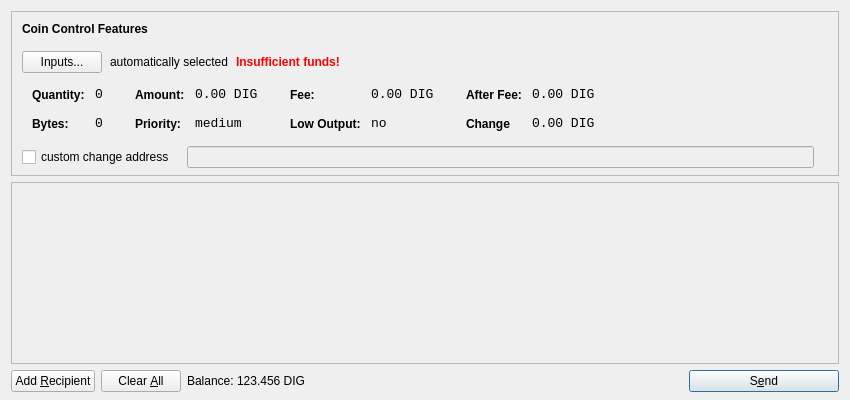
<?xml version="1.0" encoding="UTF-8"?>
<ui version="4.0">
 <class>SendCoinsDialog</class>
 <widget class="QDialog" name="SendCoinsDialog">
  <property name="geometry">
   <rect>
    <x>0</x>
    <y>0</y>
    <width>850</width>
    <height>400</height>
   </rect>
  </property>
  <property name="windowTitle">
   <string>Send Coins</string>
  </property>
  <layout class="QVBoxLayout" name="verticalLayout" stretch="0,1,0">
   <property name="bottomMargin">
    <number>8</number>
   </property>
   <item>
    <widget class="QFrame" name="frameCoinControl">
     <property name="sizePolicy">
      <sizepolicy hsizetype="Expanding" vsizetype="Expanding">
       <horstretch>0</horstretch>
       <verstretch>0</verstretch>
      </sizepolicy>
     </property>
     <property name="maximumSize">
      <size>
       <width>16777215</width>
       <height>16777215</height>
      </size>
     </property>
     <property name="frameShape">
      <enum>QFrame::StyledPanel</enum>
     </property>
     <property name="frameShadow">
      <enum>QFrame::Sunken</enum>
     </property>
     <layout class="QVBoxLayout" name="verticalLayoutCoinControl2">
      <property name="spacing">
       <number>-1</number>
      </property>
      <property name="leftMargin">
       <number>0</number>
      </property>
      <property name="topMargin">
       <number>0</number>
      </property>
      <property name="rightMargin">
       <number>0</number>
      </property>
      <property name="bottomMargin">
       <number>6</number>
      </property>
      <item>
       <layout class="QVBoxLayout" name="verticalLayoutCoinControl" stretch="0,0,0,0,1">
        <property name="spacing">
         <number>0</number>
        </property>
        <property name="leftMargin">
         <number>10</number>
        </property>
        <property name="topMargin">
         <number>10</number>
        </property>
        <item>
         <layout class="QHBoxLayout" name="horizontalLayoutCoinControl1">
          <property name="bottomMargin">
           <number>15</number>
          </property>
          <item>
           <widget class="QLabel" name="labelCoinControlFeatures">
            <property name="sizePolicy">
             <sizepolicy hsizetype="Preferred" vsizetype="Maximum">
              <horstretch>0</horstretch>
              <verstretch>0</verstretch>
             </sizepolicy>
            </property>
            <property name="font">
             <font>
              <weight>75</weight>
              <bold>true</bold>
             </font>
            </property>
            <property name="styleSheet">
             <string notr="true">font-weight:bold;</string>
            </property>
            <property name="text">
             <string>Coin Control Features</string>
            </property>
           </widget>
          </item>
         </layout>
        </item>
        <item>
         <layout class="QHBoxLayout" name="horizontalLayoutCoinControl2" stretch="0,0,0,0">
          <property name="spacing">
           <number>8</number>
          </property>
          <property name="bottomMargin">
           <number>10</number>
          </property>
          <item>
           <widget class="QPushButton" name="pushButtonCoinControl">
            <property name="styleSheet">
             <string notr="true"/>
            </property>
            <property name="text">
             <string>Inputs...</string>
            </property>
           </widget>
          </item>
          <item>
           <widget class="QLabel" name="labelCoinControlAutomaticallySelected">
            <property name="text">
             <string>automatically selected</string>
            </property>
            <property name="margin">
             <number>5</number>
            </property>
           </widget>
          </item>
          <item>
           <widget class="QLabel" name="labelCoinControlInsuffFunds">
            <property name="font">
             <font>
              <weight>75</weight>
              <bold>true</bold>
             </font>
            </property>
            <property name="styleSheet">
             <string notr="true">color:red;font-weight:bold;</string>
            </property>
            <property name="text">
             <string>Insufficient funds!</string>
            </property>
            <property name="margin">
             <number>5</number>
            </property>
           </widget>
          </item>
          <item>
           <spacer name="horizontalSpacerCoinControl">
            <property name="orientation">
             <enum>Qt::Horizontal</enum>
            </property>
            <property name="sizeHint" stdset="0">
             <size>
              <width>40</width>
              <height>1</height>
             </size>
            </property>
           </spacer>
          </item>
         </layout>
        </item>
        <item>
         <widget class="QWidget" name="widgetCoinControl" native="true">
          <property name="sizePolicy">
           <sizepolicy hsizetype="Preferred" vsizetype="Preferred">
            <horstretch>0</horstretch>
            <verstretch>0</verstretch>
           </sizepolicy>
          </property>
          <property name="minimumSize">
           <size>
            <width>0</width>
            <height>0</height>
           </size>
          </property>
          <property name="styleSheet">
           <string notr="true"/>
          </property>
          <layout class="QHBoxLayout" name="horizontalLayoutCoinControl5">
           <property name="margin">
            <number>0</number>
           </property>
           <item>
            <layout class="QHBoxLayout" name="horizontalLayoutCoinControl3" stretch="0,0,0,1">
             <property name="spacing">
              <number>20</number>
             </property>
             <property name="topMargin">
              <number>0</number>
             </property>
             <property name="bottomMargin">
              <number>10</number>
             </property>
             <item>
              <layout class="QFormLayout" name="formLayoutCoinControl1">
               <property name="horizontalSpacing">
                <number>10</number>
               </property>
               <property name="verticalSpacing">
                <number>14</number>
               </property>
               <property name="leftMargin">
                <number>10</number>
               </property>
               <property name="topMargin">
                <number>4</number>
               </property>
               <property name="rightMargin">
                <number>6</number>
               </property>
               <item row="0" column="0">
                <widget class="QLabel" name="labelCoinControlQuantityText">
                 <property name="styleSheet">
                  <string notr="true">font-weight:bold;</string>
                 </property>
                 <property name="text">
                  <string>Quantity:</string>
                 </property>
                 <property name="margin">
                  <number>0</number>
                 </property>
                </widget>
               </item>
               <item row="0" column="1">
                <widget class="QLabel" name="labelCoinControlQuantity">
                 <property name="font">
                  <font>
                   <family>Monospace</family>
                   <pointsize>10</pointsize>
                  </font>
                 </property>
                 <property name="cursor">
                  <cursorShape>IBeamCursor</cursorShape>
                 </property>
                 <property name="contextMenuPolicy">
                  <enum>Qt::ActionsContextMenu</enum>
                 </property>
                 <property name="text">
                  <string>0</string>
                 </property>
                 <property name="margin">
                  <number>0</number>
                 </property>
                 <property name="textInteractionFlags">
                  <set>Qt::LinksAccessibleByMouse|Qt::TextSelectableByKeyboard|Qt::TextSelectableByMouse</set>
                 </property>
                </widget>
               </item>
               <item row="1" column="0">
                <widget class="QLabel" name="labelCoinControlBytesText">
                 <property name="styleSheet">
                  <string notr="true">font-weight:bold;</string>
                 </property>
                 <property name="text">
                  <string>Bytes:</string>
                 </property>
                </widget>
               </item>
               <item row="1" column="1">
                <widget class="QLabel" name="labelCoinControlBytes">
                 <property name="font">
                  <font>
                   <family>Monospace</family>
                   <pointsize>10</pointsize>
                  </font>
                 </property>
                 <property name="cursor">
                  <cursorShape>IBeamCursor</cursorShape>
                 </property>
                 <property name="contextMenuPolicy">
                  <enum>Qt::ActionsContextMenu</enum>
                 </property>
                 <property name="text">
                  <string>0</string>
                 </property>
                 <property name="textInteractionFlags">
                  <set>Qt::LinksAccessibleByMouse|Qt::TextSelectableByKeyboard|Qt::TextSelectableByMouse</set>
                 </property>
                </widget>
               </item>
              </layout>
             </item>
             <item>
              <layout class="QFormLayout" name="formLayoutCoinControl2">
               <property name="horizontalSpacing">
                <number>10</number>
               </property>
               <property name="verticalSpacing">
                <number>14</number>
               </property>
               <property name="leftMargin">
                <number>6</number>
               </property>
               <property name="topMargin">
                <number>4</number>
               </property>
               <property name="rightMargin">
                <number>6</number>
               </property>
               <item row="0" column="0">
                <widget class="QLabel" name="labelCoinControlAmountText">
                 <property name="styleSheet">
                  <string notr="true">font-weight:bold;</string>
                 </property>
                 <property name="text">
                  <string>Amount:</string>
                 </property>
                 <property name="margin">
                  <number>0</number>
                 </property>
                </widget>
               </item>
               <item row="0" column="1">
                <widget class="QLabel" name="labelCoinControlAmount">
                 <property name="font">
                  <font>
                   <family>Monospace</family>
                   <pointsize>10</pointsize>
                  </font>
                 </property>
                 <property name="cursor">
                  <cursorShape>IBeamCursor</cursorShape>
                 </property>
                 <property name="contextMenuPolicy">
                  <enum>Qt::ActionsContextMenu</enum>
                 </property>
                 <property name="text">
                  <string notr="true">0.00 DIG</string>
                 </property>
                 <property name="textInteractionFlags">
                  <set>Qt::LinksAccessibleByMouse|Qt::TextSelectableByKeyboard|Qt::TextSelectableByMouse</set>
                 </property>
                </widget>
               </item>
               <item row="1" column="0">
                <widget class="QLabel" name="labelCoinControlPriorityText">
                 <property name="styleSheet">
                  <string notr="true">font-weight:bold;</string>
                 </property>
                 <property name="text">
                  <string>Priority:</string>
                 </property>
                </widget>
               </item>
               <item row="1" column="1">
                <widget class="QLabel" name="labelCoinControlPriority">
                 <property name="font">
                  <font>
                   <family>Monospace</family>
                   <pointsize>10</pointsize>
                  </font>
                 </property>
                 <property name="cursor">
                  <cursorShape>IBeamCursor</cursorShape>
                 </property>
                 <property name="contextMenuPolicy">
                  <enum>Qt::ActionsContextMenu</enum>
                 </property>
                 <property name="text">
                  <string>medium</string>
                 </property>
                 <property name="textInteractionFlags">
                  <set>Qt::LinksAccessibleByMouse|Qt::TextSelectableByKeyboard|Qt::TextSelectableByMouse</set>
                 </property>
                </widget>
               </item>
              </layout>
             </item>
             <item>
              <layout class="QFormLayout" name="formLayoutCoinControl3">
               <property name="horizontalSpacing">
                <number>10</number>
               </property>
               <property name="verticalSpacing">
                <number>14</number>
               </property>
               <property name="leftMargin">
                <number>6</number>
               </property>
               <property name="topMargin">
                <number>4</number>
               </property>
               <property name="rightMargin">
                <number>6</number>
               </property>
               <item row="0" column="0">
                <widget class="QLabel" name="labelCoinControlFeeText">
                 <property name="styleSheet">
                  <string notr="true">font-weight:bold;</string>
                 </property>
                 <property name="text">
                  <string>Fee:</string>
                 </property>
                 <property name="margin">
                  <number>0</number>
                 </property>
                </widget>
               </item>
               <item row="0" column="1">
                <widget class="QLabel" name="labelCoinControlFee">
                 <property name="font">
                  <font>
                   <family>Monospace</family>
                   <pointsize>10</pointsize>
                  </font>
                 </property>
                 <property name="cursor">
                  <cursorShape>IBeamCursor</cursorShape>
                 </property>
                 <property name="contextMenuPolicy">
                  <enum>Qt::ActionsContextMenu</enum>
                 </property>
                 <property name="text">
                  <string notr="true">0.00 DIG</string>
                 </property>
                 <property name="textInteractionFlags">
                  <set>Qt::LinksAccessibleByMouse|Qt::TextSelectableByKeyboard|Qt::TextSelectableByMouse</set>
                 </property>
                </widget>
               </item>
               <item row="1" column="0">
                <widget class="QLabel" name="labelCoinControlLowOutputText">
                 <property name="styleSheet">
                  <string notr="true">font-weight:bold;</string>
                 </property>
                 <property name="text">
                  <string>Low Output:</string>
                 </property>
                </widget>
               </item>
               <item row="1" column="1">
                <widget class="QLabel" name="labelCoinControlLowOutput">
                 <property name="font">
                  <font>
                   <family>Monospace</family>
                   <pointsize>10</pointsize>
                  </font>
                 </property>
                 <property name="cursor">
                  <cursorShape>IBeamCursor</cursorShape>
                 </property>
                 <property name="contextMenuPolicy">
                  <enum>Qt::ActionsContextMenu</enum>
                 </property>
                 <property name="text">
                  <string>no</string>
                 </property>
                 <property name="textInteractionFlags">
                  <set>Qt::LinksAccessibleByMouse|Qt::TextSelectableByKeyboard|Qt::TextSelectableByMouse</set>
                 </property>
                </widget>
               </item>
              </layout>
             </item>
             <item>
              <layout class="QFormLayout" name="formLayoutCoinControl4">
               <property name="horizontalSpacing">
                <number>10</number>
               </property>
               <property name="verticalSpacing">
                <number>14</number>
               </property>
               <property name="leftMargin">
                <number>6</number>
               </property>
               <property name="topMargin">
                <number>4</number>
               </property>
               <property name="rightMargin">
                <number>6</number>
               </property>
               <item row="0" column="0">
                <widget class="QLabel" name="labelCoinControlAfterFeeText">
                 <property name="styleSheet">
                  <string notr="true">font-weight:bold;</string>
                 </property>
                 <property name="text">
                  <string>After Fee:</string>
                 </property>
                 <property name="margin">
                  <number>0</number>
                 </property>
                </widget>
               </item>
               <item row="0" column="1">
                <widget class="QLabel" name="labelCoinControlAfterFee">
                 <property name="font">
                  <font>
                   <family>Monospace</family>
                   <pointsize>10</pointsize>
                  </font>
                 </property>
                 <property name="cursor">
                  <cursorShape>IBeamCursor</cursorShape>
                 </property>
                 <property name="contextMenuPolicy">
                  <enum>Qt::ActionsContextMenu</enum>
                 </property>
                 <property name="text">
                  <string notr="true">0.00 DIG</string>
                 </property>
                 <property name="textInteractionFlags">
                  <set>Qt::LinksAccessibleByMouse|Qt::TextSelectableByKeyboard|Qt::TextSelectableByMouse</set>
                 </property>
                </widget>
               </item>
               <item row="1" column="0">
                <widget class="QLabel" name="labelCoinControlChangeText">
                 <property name="styleSheet">
                  <string notr="true">font-weight:bold;</string>
                 </property>
                 <property name="text">
                  <string>Change</string>
                 </property>
                </widget>
               </item>
               <item row="1" column="1">
                <widget class="QLabel" name="labelCoinControlChange">
                 <property name="font">
                  <font>
                   <family>Monospace</family>
                   <pointsize>10</pointsize>
                  </font>
                 </property>
                 <property name="cursor">
                  <cursorShape>IBeamCursor</cursorShape>
                 </property>
                 <property name="contextMenuPolicy">
                  <enum>Qt::ActionsContextMenu</enum>
                 </property>
                 <property name="text">
                  <string notr="true">0.00 DIG</string>
                 </property>
                 <property name="textInteractionFlags">
                  <set>Qt::LinksAccessibleByMouse|Qt::TextSelectableByKeyboard|Qt::TextSelectableByMouse</set>
                 </property>
                </widget>
               </item>
              </layout>
             </item>
            </layout>
           </item>
          </layout>
         </widget>
        </item>
        <item>
         <layout class="QHBoxLayout" name="horizontalLayoutCoinControl4" stretch="0,0,0">
          <property name="spacing">
           <number>12</number>
          </property>
          <property name="sizeConstraint">
           <enum>QLayout::SetDefaultConstraint</enum>
          </property>
          <property name="topMargin">
           <number>5</number>
          </property>
          <property name="rightMargin">
           <number>5</number>
          </property>
          <item>
           <widget class="QCheckBox" name="checkBoxCoinControlChange">
            <property name="text">
             <string>custom change address</string>
            </property>
           </widget>
          </item>
          <item>
           <widget class="QLineEdit" name="lineEditCoinControlChange">
            <property name="enabled">
             <bool>false</bool>
            </property>
            <property name="sizePolicy">
             <sizepolicy hsizetype="Expanding" vsizetype="Fixed">
              <horstretch>0</horstretch>
              <verstretch>0</verstretch>
             </sizepolicy>
            </property>
           </widget>
          </item>
          <item>
           <widget class="QLabel" name="labelCoinControlChangeLabel">
            <property name="sizePolicy">
             <sizepolicy hsizetype="Preferred" vsizetype="Expanding">
              <horstretch>0</horstretch>
              <verstretch>0</verstretch>
             </sizepolicy>
            </property>
            <property name="minimumSize">
             <size>
              <width>0</width>
              <height>0</height>
             </size>
            </property>
            <property name="text">
             <string/>
            </property>
            <property name="margin">
             <number>3</number>
            </property>
           </widget>
          </item>
         </layout>
        </item>
        <item>
         <spacer name="verticalSpacerCoinControl">
          <property name="orientation">
           <enum>Qt::Vertical</enum>
          </property>
          <property name="sizeHint" stdset="0">
           <size>
            <width>800</width>
            <height>1</height>
           </size>
          </property>
         </spacer>
        </item>
       </layout>
      </item>
     </layout>
    </widget>
   </item>
   <item>
    <widget class="QScrollArea" name="scrollArea">
     <property name="widgetResizable">
      <bool>true</bool>
     </property>
     <widget class="QWidget" name="scrollAreaWidgetContents">
      <property name="geometry">
       <rect>
        <x>0</x>
        <y>0</y>
        <width>830</width>
        <height>165</height>
       </rect>
      </property>
      <layout class="QVBoxLayout" name="verticalLayout_2">
       <property name="margin">
        <number>0</number>
       </property>
       <item>
        <layout class="QVBoxLayout" name="entries">
         <property name="spacing">
          <number>6</number>
         </property>
        </layout>
       </item>
       <item>
        <spacer name="verticalSpacer">
         <property name="orientation">
          <enum>Qt::Vertical</enum>
         </property>
         <property name="sizeHint" stdset="0">
          <size>
           <width>20</width>
           <height>40</height>
          </size>
         </property>
        </spacer>
       </item>
      </layout>
     </widget>
    </widget>
   </item>
   <item>
    <layout class="QHBoxLayout" name="horizontalLayout">
     <item>
      <widget class="QPushButton" name="addButton">
       <property name="toolTip">
        <string>Send to multiple recipients at once</string>
       </property>
       <property name="text">
        <string>Add &amp;Recipient</string>
       </property>
       <property name="autoDefault">
        <bool>false</bool>
       </property>
      </widget>
     </item>
     <item>
      <widget class="QPushButton" name="clearButton">
       <property name="sizePolicy">
        <sizepolicy hsizetype="Minimum" vsizetype="Fixed">
         <horstretch>0</horstretch>
         <verstretch>0</verstretch>
        </sizepolicy>
       </property>
       <property name="toolTip">
        <string>Remove all transaction fields</string>
       </property>
       <property name="text">
        <string>Clear &amp;All</string>
       </property>
       <property name="autoRepeatDelay">
        <number>300</number>
       </property>
       <property name="autoDefault">
        <bool>false</bool>
       </property>
      </widget>
     </item>
     <item>
      <layout class="QHBoxLayout" name="horizontalLayout_2">
       <property name="spacing">
        <number>3</number>
       </property>
       <item>
        <widget class="QLabel" name="label">
         <property name="sizePolicy">
          <sizepolicy hsizetype="Preferred" vsizetype="Fixed">
           <horstretch>0</horstretch>
           <verstretch>0</verstretch>
          </sizepolicy>
         </property>
         <property name="text">
          <string>Balance:</string>
         </property>
        </widget>
       </item>
       <item>
        <widget class="QLabel" name="labelBalance">
         <property name="sizePolicy">
          <sizepolicy hsizetype="Preferred" vsizetype="Fixed">
           <horstretch>0</horstretch>
           <verstretch>0</verstretch>
          </sizepolicy>
         </property>
         <property name="cursor">
          <cursorShape>IBeamCursor</cursorShape>
         </property>
         <property name="text">
          <string notr="true">123.456 DIG</string>
         </property>
         <property name="textInteractionFlags">
          <set>Qt::LinksAccessibleByMouse|Qt::TextSelectableByKeyboard|Qt::TextSelectableByMouse</set>
         </property>
        </widget>
       </item>
      </layout>
     </item>
     <item>
      <spacer name="horizontalSpacer">
       <property name="orientation">
        <enum>Qt::Horizontal</enum>
       </property>
       <property name="sizeHint" stdset="0">
        <size>
         <width>40</width>
         <height>20</height>
        </size>
       </property>
      </spacer>
     </item>
     <item>
      <widget class="QPushButton" name="sendButton">
       <property name="minimumSize">
        <size>
         <width>150</width>
         <height>0</height>
        </size>
       </property>
       <property name="toolTip">
        <string>Confirm the send action</string>
       </property>
       <property name="text">
        <string>S&amp;end</string>
       </property>
       <property name="icon">
        <iconset resource="../bitcoin.qrc">
         <normaloff>:/icons/send</normaloff>:/icons/send</iconset>
       </property>
       <property name="default">
        <bool>true</bool>
       </property>
      </widget>
     </item>
    </layout>
   </item>
  </layout>
 </widget>
 <resources>
  <include location="../bitcoin.qrc"/>
 </resources>
 <connections/>
</ui>
